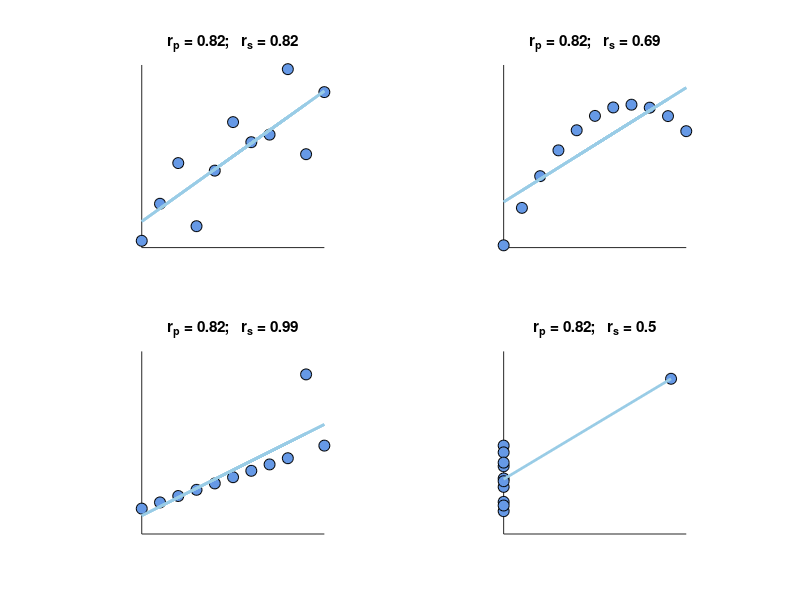
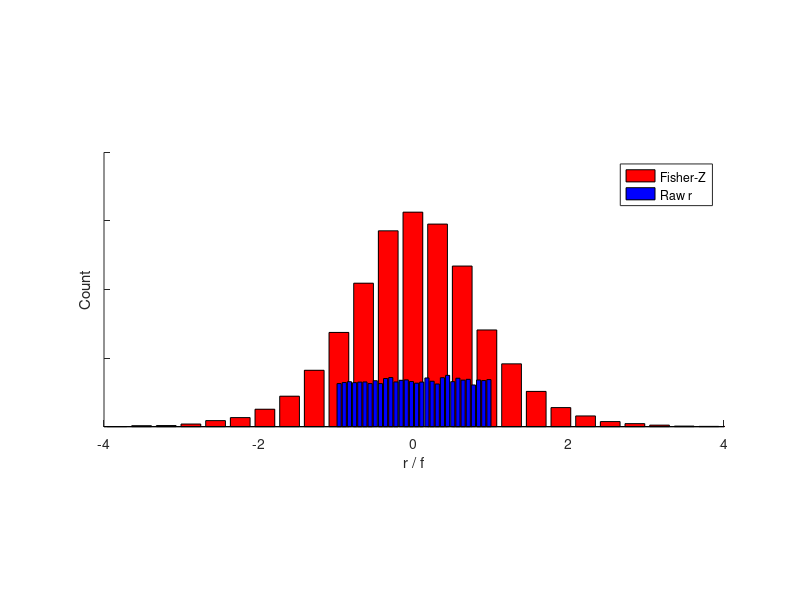
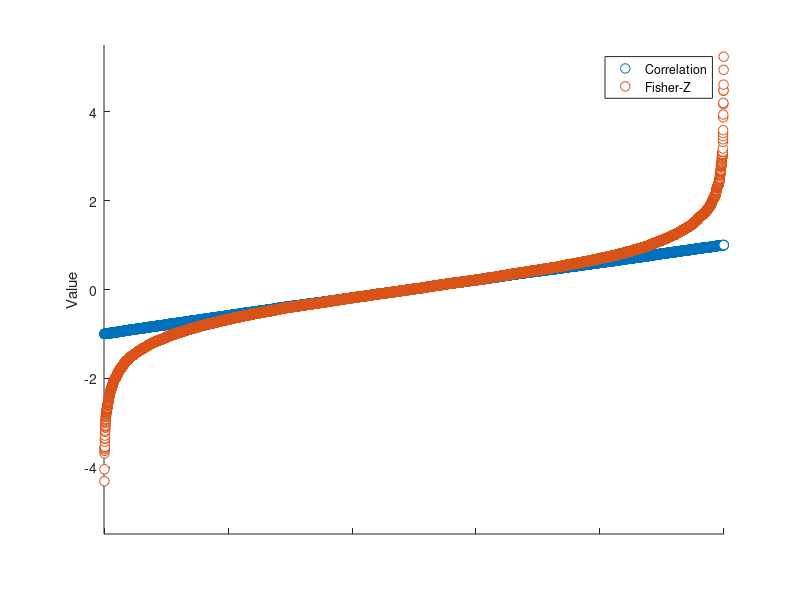

Source code (MATLAB) for these figures, in order:
%%
%   COURSE: Master statistics and machine learning: intuition, math, code										
%      URL: udemy.com/course/statsml_x/?couponCode=202006 
% 
%  SECTION: Correlation
%    VIDEO: Spearman correlation and Fisher-Z
% 
%  TEACHER: Mike X Cohen, sincxpress.com
%

%%

% a clear MATLAB workspace is a clear mental workspace
close all; clear; clc
pkg load statistics % load Octave stats package

%% Anscobe's quartet


anscombe = [
  % series 1    series 2    series 3     series 4
    10  8.04    10  9.14    10  7.46     8  6.58;
     8  6.95     8  8.14     8  6.77     8  5.76;
    13  7.58    13  8.76    13 12.74     8  7.71;
     9  8.81     9  8.77     9  7.11     8  8.84;
    11  8.33    11  9.26    11  7.81     8  8.47;
    14  9.96    14  8.10    14  8.84     8  7.04;
     6  7.24     6  6.13     6  6.08     8  5.25;
     4  4.26     4  3.10     4  5.39     8  5.56;
    12 10.84    12  9.13    12  8.15     8  7.91;
     7  4.82     7  7.26     7  6.42     8  6.89;
     5  5.68     5  4.74     5  5.73    19 12.50;
    ];


% plot and compute correlations
figure(1), clf
for i=1:4
    subplot(2,2,i), hold on
    plot(anscombe(:,(i-1)*2+1),anscombe(:,(i-1)*2+2),'ko','markersize',8,'markerfacecolor',[.4 .6 .9])
    
    % best-fit line
    b = ols(anscombe(:,(i-1)*2+2),[ones(11,1) anscombe(:,(i-1)*2+1)]);
    plot(anscombe(:,(i-1)*2+1),anscombe(:,(i-1)*2+1)*b(2)+b(1),'linewidth',2,'color',[.6 .8 .9])
    
    axis square
    set(gca,'xtick',[],'ytick',[])
    corr_p = corr(anscombe(:,(i-1)*2+1),anscombe(:,(i-1)*2+2));
    corr_s = spearman(anscombe(:,(i-1)*2+1),anscombe(:,(i-1)*2+2));
    title([ 'r_p = ' num2str(round(corr_p*100)/100) ';   r_s = ' num2str(round(corr_s*100)/100) ])
end

%% Fisher-Z transform


% simulate correlation coefficients
N = 10000;
r = 2*rand(N,1) - 1;

% Fisher-Z
fz = atanh(r);



figure(2), clf
subplot(5,1,2:4), hold on
% overlay the Fisher-Z
[y,x] = hist(fz,30);
h = bar(x,y);
set(h,'FaceColor','r')

% raw correlations
[y,x] = hist(r,30);
h = bar(x,y);
set(h,'FaceColor','b')


set(gca,'xlim',[-1 1]*4,'yticklabel',[])
xlabel('r / f')
ylabel('Count')
legend({'Fisher-Z';'Raw r'})

%%

figure(3), clf, hold on
plot(1:N,sort(r),'o','markerfacecolor','w','markersize',7)
plot(1:N,sort(fz),'o','markerfacecolor','w','markersize',7)
box off
set(gca,'xlim',[-5 N+5],'XTickLabel',[],'ylim',[-1 1]*5.5)
ylabel('Value')
legend('Correlation','Fisher-Z')

% zoom in
% set(gca,'ylim',[-1 1]*.8)

%% done.
